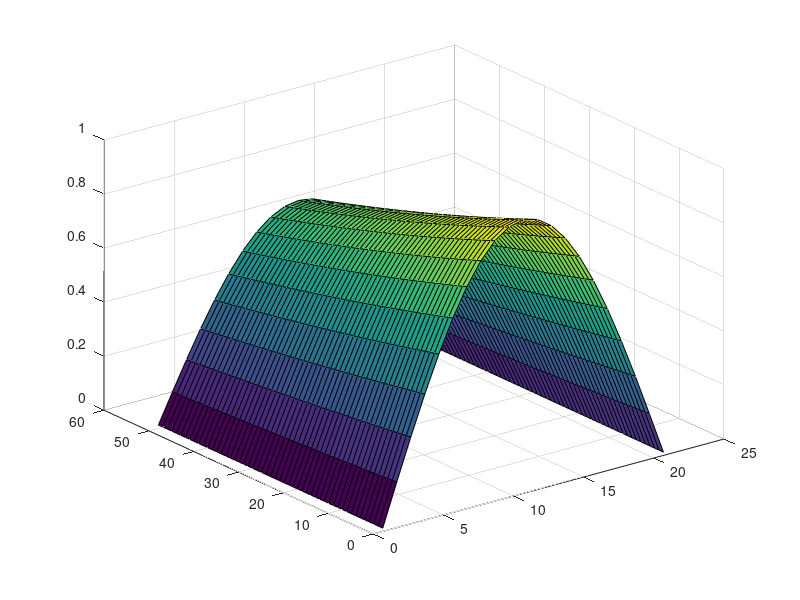
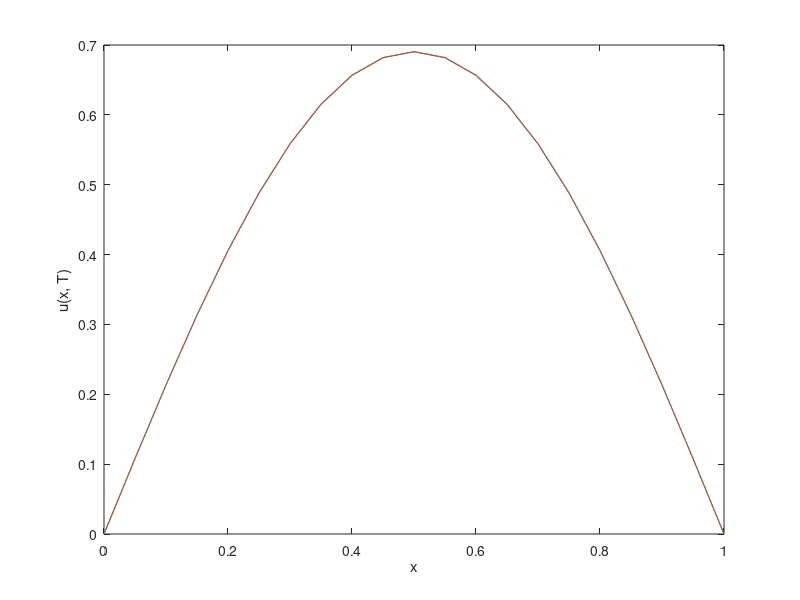
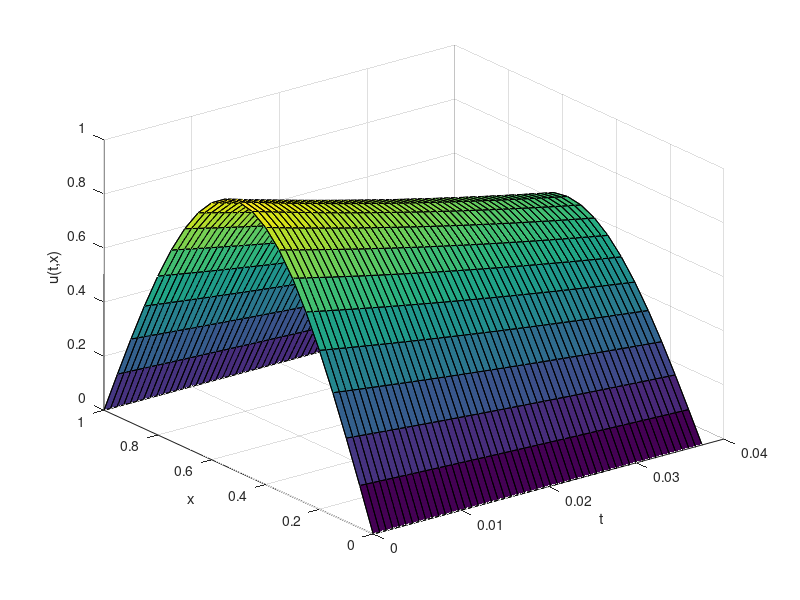
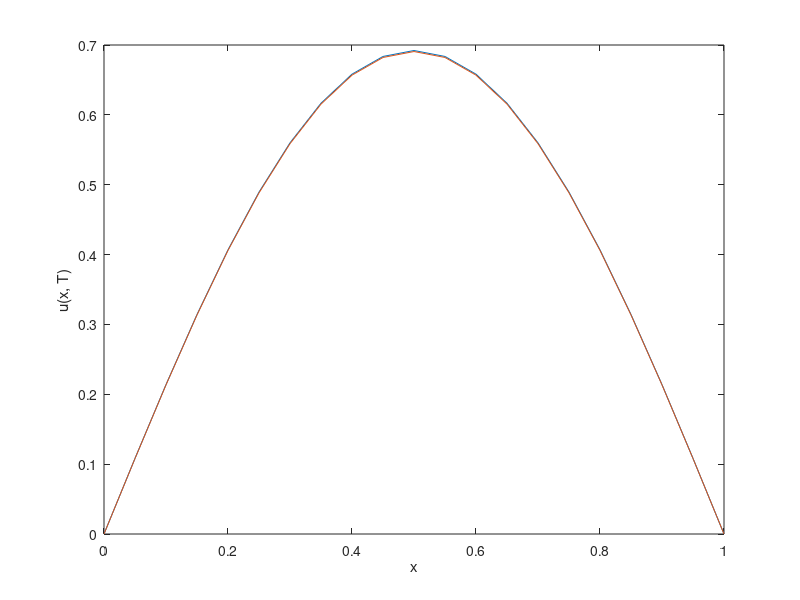

Recreate these plots in MATLAB, in order.
function q1
	close all; clear;
	h = 0.05;
	k = 0.3 * h^2;
	m = 1/h;
	n = 50;

	X = (0:n)*k;
	Y = (0:m)*h;

	A = zeros(n+1, m+1);
	for i = 1:n+1
		for j = 1:m+1
			A(i,j) = exp(-pi^2*k*(i-1)) * sin(pi*(j-1)*h);
		end
	end
	surf(A)

	U = FTCS(h, k, m, n, @fun, @f, @g1, @g2);
	figure; plot(Y, U(end, :)); xlabel('x'); ylabel('u(x, T)');
	hold on; plot(Y, A(end, :)); hold off;
	% saveas(gcf, 'plots/q1_1.png');
	figure; surf(X, Y, U'); xlabel('t'); ylabel('x'); zlabel('u(t,x)');
	hold on; surf(X, Y, A'); hold off;
	% saveas(gcf, 'plots/q1_2.png');
	
	U = BTCS(h, k, m, n, @fun, @f, @g1, @g2);
	figure; plot(Y, U(end, :)); xlabel('x'); ylabel('u(x, T)');
	hold on; plot(Y, A(end, :)); hold off;
	% saveas(gcf, 'plots/q1_3.png');
	figure; surf(X, Y, U'); xlabel('t'); ylabel('x'); zlabel('u(t,x)');
	hold on; surf(X, Y, A'); hold off;
	% saveas(gcf, 'plots/q1_4.png');

	U = Crank(h, k, m, n, @fun, @f, @g1, @g2);
	figure; plot(Y, U(end, :)); xlabel('x'); ylabel('u(x, T)');
	hold on; plot(Y, A(end, :)); hold off;
	% saveas(gcf, 'plots/q1_3.png');
	figure; surf(X, Y, U'); xlabel('t'); ylabel('x'); zlabel('u(t,x)');
	hold on; surf(X, Y, A'); hold off;
	% saveas(gcf, 'plots/q1_4.png');
end

function [y] = fun(x, t)
	y = 0;
end

function [y] = f(x)
	y = sin(pi*x);
end

function [y] = g1(t)
	y = 0;
end

function [y] = g2(t)
	y = 0;
end

function [U] = FTCS(h, k, m, n, fun, f, g1, g2)
	fprintf('\nRunning FTCS\n');
	lamda = k / h^2;
	U = zeros(n+1, m+1);

	U(1, 1:end) = f((0:m)*h);
	U(1:end, 1) = g1((0:n)*k);
	U(1:end, end) = g2((0:n)*k);

	for i = 2:n+1
		for j = 2:m
			t = (i-1)*k;
			x = (j-1)*h;
			U(i, j) = lamda*U(i-1,j-1) + (1-2*lamda)*U(i-1,j) + lamda*U(i-1,j+1) + k*fun(x,t);
		end
	end

	U;
end

function [U] = BTCS(h, k, m, n, fun, f, g1, g2)
	fprintf('\nRunning BTCS\n');
	lamda = k / h^2;
	U = zeros(n+1, m+1);

	U(1, 1:end) = f((0:m)*h);
	U(1:end, 1) = g1((0:n)*k);
	U(1:end, end) = g2((0:n)*k);

	for i = 2:n+1
		A = zeros(m+1, m+1);
		b = zeros(m+1, 1);

		A(1:m+2:end) = 1 + 2*lamda;
		A(2:m+2:end) = -lamda;
		A(m+2:m+2:end) = -lamda;

		A(1,1) = 1;
		A(1,2) = 0;
		A(m+1,m+1) = 1;
		A(m+1,m) = 0;

		b(2:m) = U(i-1,2:m) + k*fun((1:m-1)*h,(i-1)*k);
		b(1) = U(i,1);
		b(end) = U(i,end);

		U(i,:) = (A\b)';
	end

	U;
end

function [U] = Crank(h, k, m, n, fun, f, g1, g2)
	fprintf('\nRunning Crank Nicolson\n');
	lamda = k / h^2;
	U = zeros(n+1, m+1);

	U(1, 1:end) = f((0:m)*h);
	U(1:end, 1) = g1((0:n)*k);
	U(1:end, end) = g2((0:n)*k);

	for i = 2:n+1
		A = zeros(m+1, m+1);
		b = zeros(m+1, 1);

		A(1:m+2:end) = 1 + lamda;
		A(2:m+2:end) = -lamda/2;
		A(m+2:m+2:end) = -lamda/2;

		A(1,1) = 1;
		A(1,2) = 0;
		A(m+1,m+1) = 1;
		A(m+1,m) = 0;

		b(2:m) = U(i-1,1:m-1)*lamda/2 + (1-lamda)*U(i-1,2:m) + U(i-1,3:m+1)*lamda/2 + k*fun((1:m-1)*h,(i-1)*k);
		b(1) = U(i,1);
		b(end) = U(i,end);

		U(i,:) = (A\b)';
	end

	U;
end